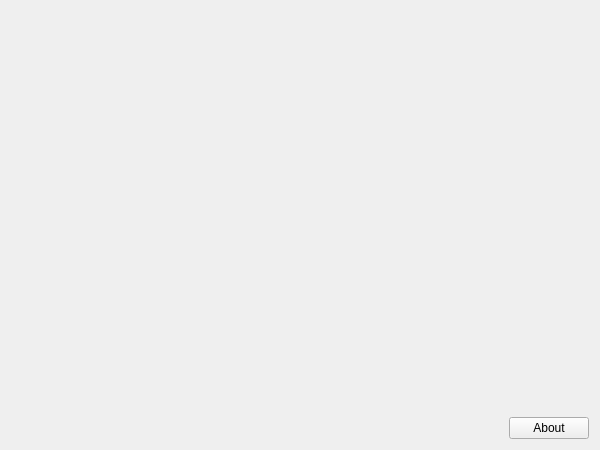
<?xml version="1.0" encoding="UTF-8"?>
<ui version="4.0">
 <class>CovarianceSetupWidgetClass</class>
 <widget class="QWidget" name="CovarianceSetupWidgetClass">
  <property name="geometry">
   <rect>
    <x>0</x>
    <y>0</y>
    <width>600</width>
    <height>450</height>
   </rect>
  </property>
  <property name="windowTitle">
   <string>CovrianceSetupWidget</string>
  </property>
  <layout class="QVBoxLayout" name="verticalLayout">
   <item>
    <layout class="QGridLayout" name="m_qGridLayout_main">
     <item row="0" column="1" colspan="2">
      <widget class="QLabel" name="m_qLabelCovarianceImage">
       <property name="minimumSize">
        <size>
         <width>0</width>
         <height>103</height>
        </size>
       </property>
       <property name="maximumSize">
        <size>
         <width>16777215</width>
         <height>103</height>
        </size>
       </property>
       <property name="text">
        <string/>
       </property>
       <property name="pixmap">
        <pixmap resource="../covariance.qrc">:/images/covariance_logo.png</pixmap>
       </property>
       <property name="alignment">
        <set>Qt::AlignRight|Qt::AlignTrailing|Qt::AlignVCenter</set>
       </property>
      </widget>
     </item>
     <item row="2" column="1">
      <spacer name="m_qHorizontalSpacer_About">
       <property name="orientation">
        <enum>Qt::Horizontal</enum>
       </property>
       <property name="sizeHint" stdset="0">
        <size>
         <width>40</width>
         <height>20</height>
        </size>
       </property>
      </spacer>
     </item>
     <item row="2" column="2">
      <widget class="QPushButton" name="m_qPushButton_About">
       <property name="text">
        <string>About</string>
       </property>
      </widget>
     </item>
     <item row="1" column="0">
      <spacer name="m_qVerticalSpacer_LeftRow">
       <property name="orientation">
        <enum>Qt::Vertical</enum>
       </property>
       <property name="sizeHint" stdset="0">
        <size>
         <width>20</width>
         <height>40</height>
        </size>
       </property>
      </spacer>
     </item>
    </layout>
   </item>
  </layout>
 </widget>
 <layoutdefault spacing="6" margin="11"/>
 <resources>
  <include location="../covariance.qrc"/>
 </resources>
 <connections/>
</ui>
